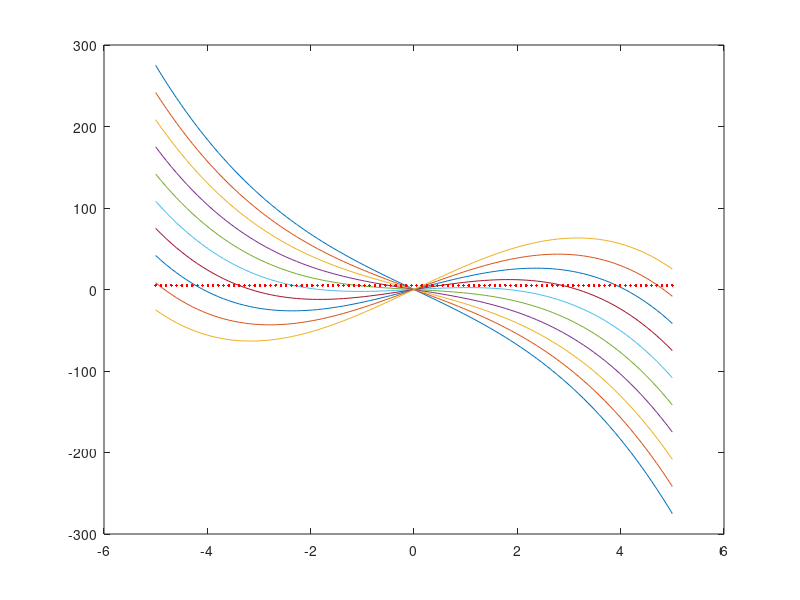
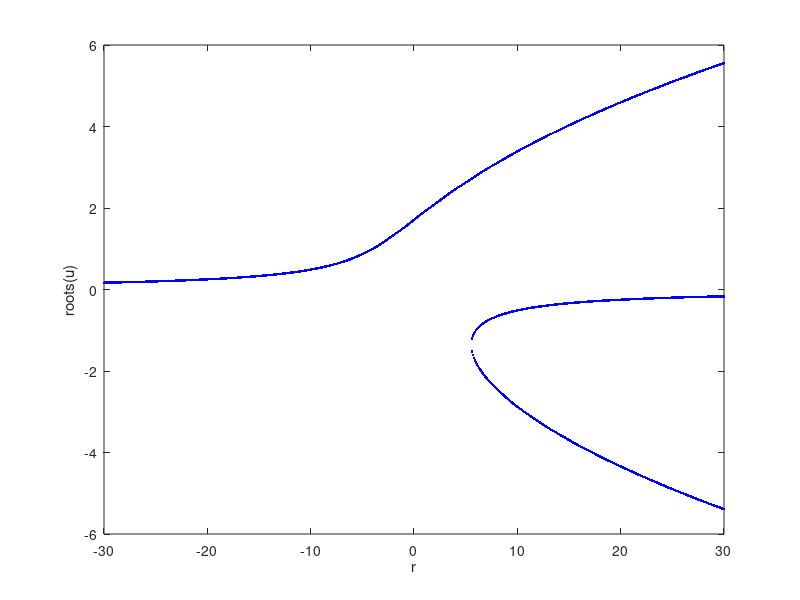
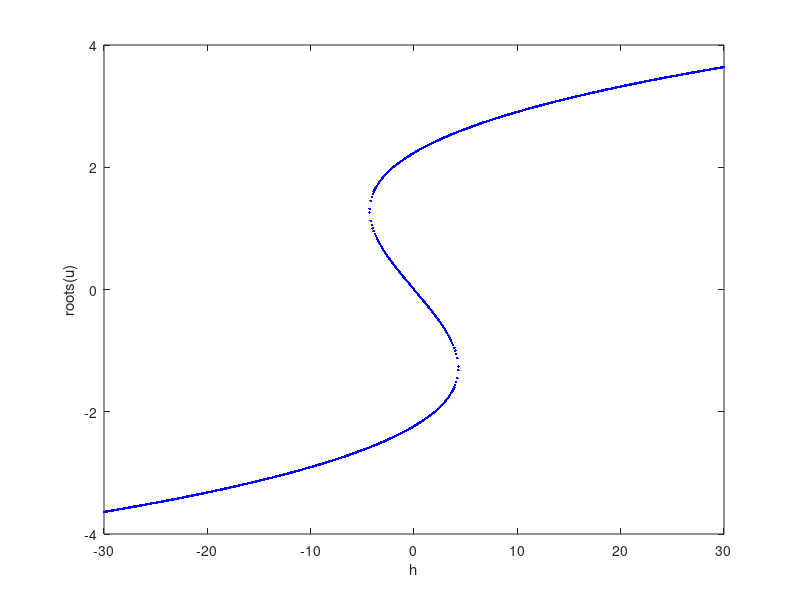

MATLAB code for these plots, in order:
clear
%% globals
%small values
%setArray = 0.1; %<--has to be pos!
%setParam = 0.001;
%step = 0.0001

%big values
setArray = 30; %<--has to be pos!
setParam = 5;
step = 0.1;


%% ----------------------- find the zeros ---------------------------------

maxR = setArray;
h = setParam;

figure(1)
x = linspace(-setParam,setParam,100);
for r = linspace(-maxR,maxR,10)
    y = -x.^3 + r.*x;
    plot(x,y);
    hold on;
end
plot(x,h,'r.');
hold off;
%axis([min(x),max(x),-100,100])

coeff = [-1 0 r h];
rootVec = roots(coeff)

%% ------------------------plotting r with const parameter h---------------
figure(2)

for r = -maxR:step:maxR
    coeff = [-1 0 r h];
    rootVec = roots(coeff);
    for i = 1:length(rootVec)
        if isreal(rootVec(i))
            plot(r,rootVec(i),'b.')
        end
    end
    hold on;
end
xlabel('r')
ylabel('roots(u)')
hold off;


%% ------------------------plotting h with const parameter r --------------- 
maxh = setArray;
r = setParam;

figure(3)
for h = -maxh:step:maxh
    coeff = [-1 0 r h];
    rootVec = roots(coeff);
    for i = 1:length(rootVec)
        if isreal(rootVec(i))
            plot(h,rootVec(i),'b.')
        end
    end
    hold on;
end
xlabel('h')
ylabel('roots(u)')
hold off;


